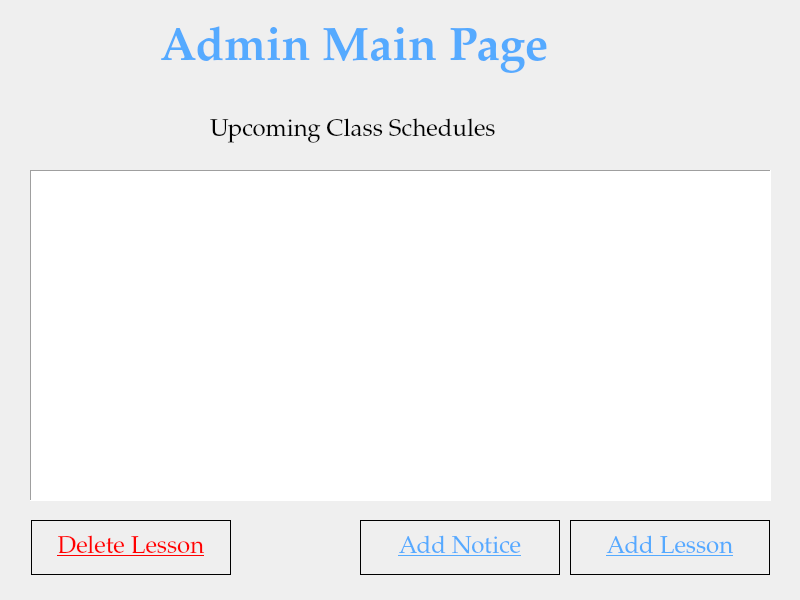
<?xml version="1.0" encoding="UTF-8"?>
<ui version="4.0">
 <class>AdminMain</class>
 <widget class="QWidget" name="AdminMain">
  <property name="geometry">
   <rect>
    <x>0</x>
    <y>0</y>
    <width>800</width>
    <height>600</height>
   </rect>
  </property>
  <property name="minimumSize">
   <size>
    <width>800</width>
    <height>600</height>
   </size>
  </property>
  <property name="font">
   <font>
    <family>Palatino Linotype</family>
    <pointsize>18</pointsize>
   </font>
  </property>
  <property name="windowTitle">
   <string>Term Spors Complex</string>
  </property>
  <widget class="QLabel" name="lbl_title">
   <property name="geometry">
    <rect>
     <x>160</x>
     <y>10</y>
     <width>521</width>
     <height>80</height>
    </rect>
   </property>
   <property name="font">
    <font>
     <family>Palatino Linotype</family>
     <pointsize>35</pointsize>
     <weight>75</weight>
     <bold>true</bold>
    </font>
   </property>
   <property name="styleSheet">
    <string notr="true">color: rgb(85, 170, 255);</string>
   </property>
   <property name="text">
    <string>Admin Main Page</string>
   </property>
  </widget>
  <widget class="QPushButton" name="btn_deleteLesson">
   <property name="geometry">
    <rect>
     <x>31</x>
     <y>520</y>
     <width>200</width>
     <height>55</height>
    </rect>
   </property>
   <property name="font">
    <font>
     <family>Palatino Linotype</family>
     <pointsize>18</pointsize>
     <underline>true</underline>
    </font>
   </property>
   <property name="cursor">
    <cursorShape>PointingHandCursor</cursorShape>
   </property>
   <property name="styleSheet">
    <string notr="true">border: 1px solid black;
color: rgb(255, 0, 0);</string>
   </property>
   <property name="text">
    <string>Delete Lesson</string>
   </property>
  </widget>
  <widget class="QPushButton" name="btn_addLesson">
   <property name="geometry">
    <rect>
     <x>570</x>
     <y>520</y>
     <width>200</width>
     <height>55</height>
    </rect>
   </property>
   <property name="font">
    <font>
     <family>Palatino Linotype</family>
     <pointsize>18</pointsize>
     <underline>true</underline>
    </font>
   </property>
   <property name="cursor">
    <cursorShape>PointingHandCursor</cursorShape>
   </property>
   <property name="styleSheet">
    <string notr="true">border: 1px solid black;
color: rgb(85, 170, 255);</string>
   </property>
   <property name="text">
    <string>Add Lesson</string>
   </property>
  </widget>
  <widget class="QLabel" name="label">
   <property name="geometry">
    <rect>
     <x>210</x>
     <y>90</y>
     <width>371</width>
     <height>81</height>
    </rect>
   </property>
   <property name="text">
    <string>Upcoming Class Schedules</string>
   </property>
  </widget>
  <widget class="QPushButton" name="btn_addNotice">
   <property name="geometry">
    <rect>
     <x>360</x>
     <y>520</y>
     <width>200</width>
     <height>55</height>
    </rect>
   </property>
   <property name="font">
    <font>
     <family>Palatino Linotype</family>
     <pointsize>18</pointsize>
     <underline>true</underline>
    </font>
   </property>
   <property name="cursor">
    <cursorShape>PointingHandCursor</cursorShape>
   </property>
   <property name="styleSheet">
    <string notr="true">border: 1px solid black;
color: rgb(85, 170, 255);</string>
   </property>
   <property name="text">
    <string>Add Notice</string>
   </property>
  </widget>
  <widget class="QTableWidget" name="tableWidget">
   <property name="geometry">
    <rect>
     <x>30</x>
     <y>170</y>
     <width>741</width>
     <height>331</height>
    </rect>
   </property>
   <property name="font">
    <font>
     <family>Palatino Linotype</family>
     <pointsize>14</pointsize>
    </font>
   </property>
   <property name="frameShape">
    <enum>QFrame::Panel</enum>
   </property>
   <property name="tabKeyNavigation">
    <bool>true</bool>
   </property>
   <property name="alternatingRowColors">
    <bool>true</bool>
   </property>
   <attribute name="horizontalHeaderVisible">
    <bool>false</bool>
   </attribute>
   <attribute name="verticalHeaderVisible">
    <bool>false</bool>
   </attribute>
  </widget>
 </widget>
 <resources/>
 <connections/>
</ui>
